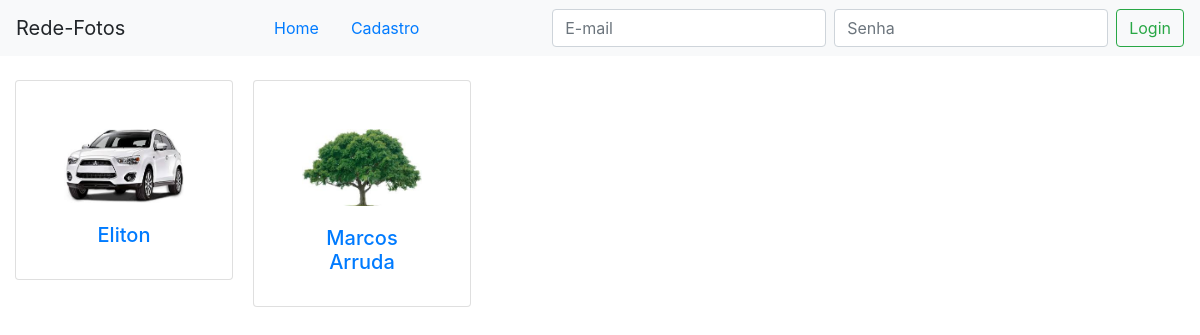
The page / on the database its author committed.
### tables this page shows
CREATE TABLE IF NOT EXISTS `imagem` (
  `link` varchar(100) NOT NULL,
  `fk_usuario_email` varchar(100) DEFAULT NULL,
  `data` datetime NOT NULL DEFAULT CURRENT_TIMESTAMP,
  PRIMARY KEY (`link`),
  KEY `fk_usuario_email` (`fk_usuario_email`)
);

CREATE TABLE IF NOT EXISTS `usuario` (
  `email` varchar(100) NOT NULL,
  `senha` varchar(100) DEFAULT NULL,
  `nome` varchar(100) DEFAULT NULL,
  `foto` varchar(100) NOT NULL,
  `capa` varchar(100) NOT NULL,
  PRIMARY KEY (`email`)
);

### view/home.php (the view)
<div class="card-columns mt-4">
            <?php
                $cmdSql = "SELECT usuario.*, imagem.link FROM usuario INNER JOIN imagem ON usuario.email = imagem.fk_usuario_email GROUP BY usuario.email;";
                $cxPronta = $cx->prepare($cmdSql);
                if($cxPronta->execute()){
                    if($cxPronta->rowCount() > 0){
                        $usuarios = $cxPronta->fetchAll(PDO::FETCH_OBJ);
                        foreach ($usuarios as $usuario) {
                            echo'<a class="position-relative" href="?usuario='.$usuario->email.'">
                                <div class="card text-center pt-5 px-5">
                                    <img class="card-img-top " src="'.$usuario->link.'">
                                    <div class="card-body">
                                    <h5 class="card-title">'.$usuario->nome.'</h5>
                                    </div>
                                </div>
                            </a>';
                        }
                    }
                }
            ?>
</div>

### css/estilo.css (style rules this page uses)
@media (min-width: 576px) { .card-columns { -webkit-column-count: 2; -moz-column-count: 2; column-count: 2; -webkit-column-gap: 1.25rem; -moz-column-gap: 1.25rem; column-gap: 1.25rem; orphans: 1; widows: 1; } }
@media (min-width: 576px) { .card-columns .card { display: inline-block; width: 100%; } }
@media (min-width: 768px) { .card-columns { -webkit-column-count: 3; -moz-column-count: 3; column-count: 3; -webkit-column-gap: 1.25rem; -moz-column-gap: 1.25rem; column-gap: 1.25rem; orphans: 1; widows: 1; } }
@media (min-width: 768px) { .card-columns .card { display: inline-block; width: 100%; } }
@media (min-width: 992px) { .card-columns { -webkit-column-count: 4; -moz-column-count: 4; column-count: 4; -webkit-column-gap: 1.25rem; -moz-column-gap: 1.25rem; column-gap: 1.25rem; orphans: 1; widows: 1; } }
@media (min-width: 992px) { .card-columns .card { display: inline-block; width: 100%; } }
@media (min-width: 1200px) { .card-columns { -webkit-column-count: 5; -moz-column-count: 5; column-count: 5; -webkit-column-gap: 1.25rem; -moz-column-gap: 1.25rem; column-gap: 1.25rem; orphans: 1; widows: 1; } }
@media (min-width: 1200px) { .card-columns .card { display: inline-block; width: 100%; } }

### rows shown on the page
imagem: link (picture), fk_usuario_email.nome "Eliton"
imagem: link (picture), fk_usuario_email.nome "Marcos Arruda"
